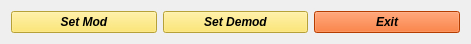
    <widget class="QWidget" name="layoutWidget">
     <property name="geometry">
      <rect>
       <x>560</x>
       <y>620</y>
       <width>471</width>
       <height>29</height>
      </rect>
     </property>
     <layout class="QHBoxLayout" name="horizontalLayout">
      <item>
       <widget class="QPushButton" name="pushButton_3">
        <property name="font">
         <font>
          <weight>75</weight>
          <italic>true</italic>
          <bold>true</bold>
         </font>
        </property>
        <property name="styleSheet">
         <string notr="true">background-color: rgb(255, 226, 78);</string>
        </property>
        <property name="text">
         <string>Set Mod</string>
        </property>
       </widget>
      </item>
      <item>
       <widget class="QPushButton" name="pushButton_4">
        <property name="font">
         <font>
          <weight>75</weight>
          <italic>true</italic>
          <bold>true</bold>
         </font>
        </property>
        <property name="styleSheet">
         <string notr="true">background-color: rgb(255, 226, 78);</string>
        </property>
        <property name="text">
         <string>Set Demod</string>
        </property>
       </widget>
      </item>
      <item>
       <widget class="QPushButton" name="pushButton">
        <property name="font">
         <font>
          <weight>75</weight>
          <italic>true</italic>
          <bold>true</bold>
         </font>
        </property>
        <property name="styleSheet">
         <string notr="true">background-color: rgb(255, 85, 0);</string>
        </property>
        <property name="text">
         <string>Exit</string>
        </property>
       </widget>
      </item>
     </layout>
    </widget>
